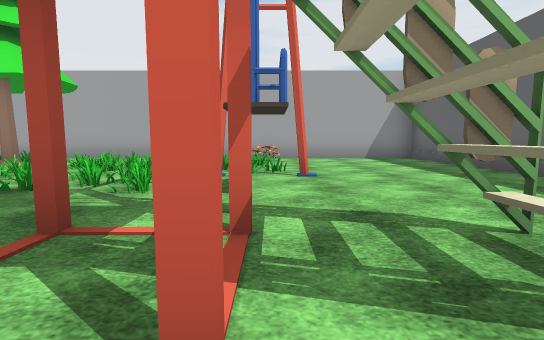
[1] (above)

16 first-person views from a walk through a 3-D level made in the Unity game engine. The camera is 1.2 m above the floor, tilts 6° down and sees 85° across. The floor is counted in squares, 2 m on a side. Each view is taken from the middle of a square. On the plan, view 1 faces up. The plan holds only what a view shows up to about 9 squares ahead; the rest is blank. The place goes on beyond the plan. Some surface patterns are stand-ins.

[2]
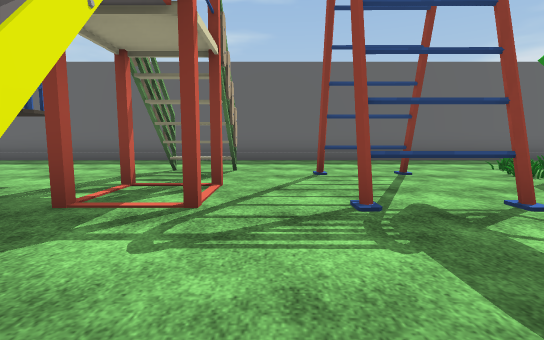

[3]
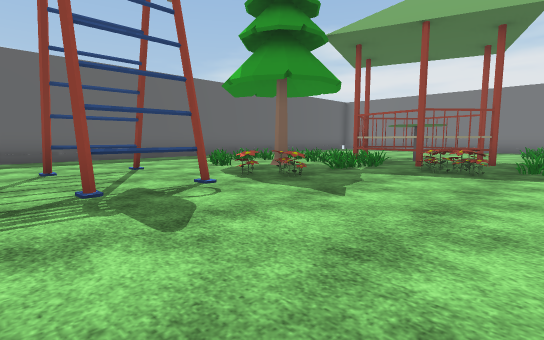

[4]
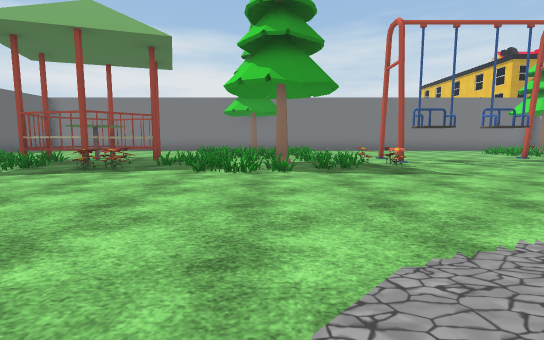

[5]
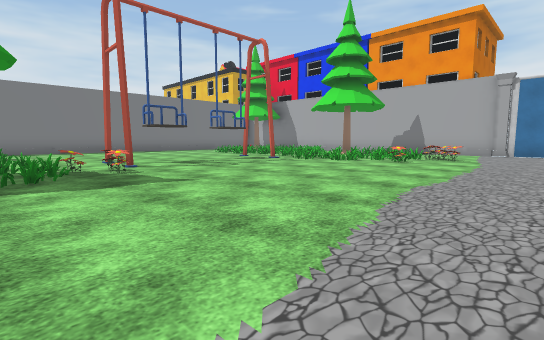

[6]
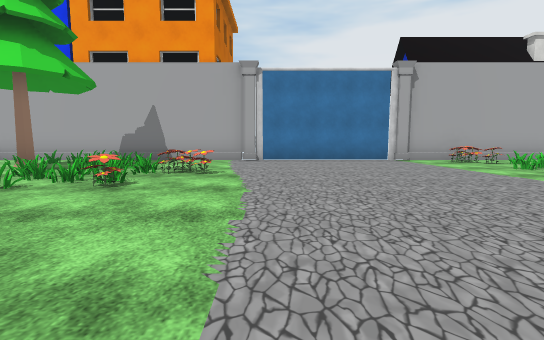

[7]
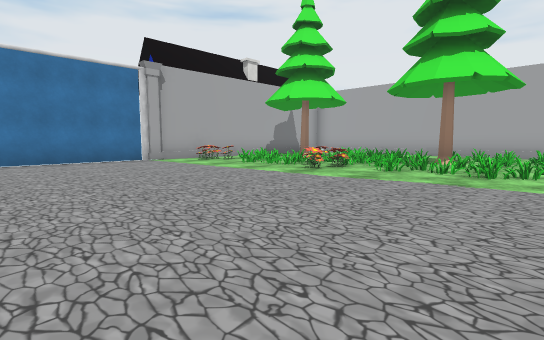

[8]
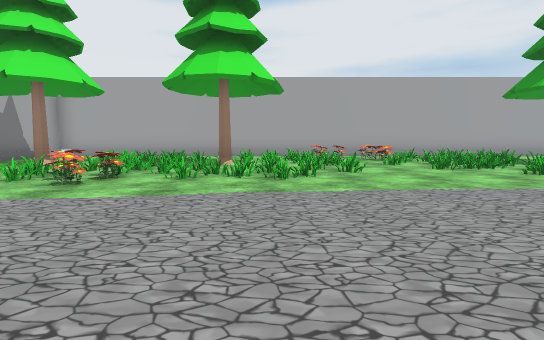

[9]
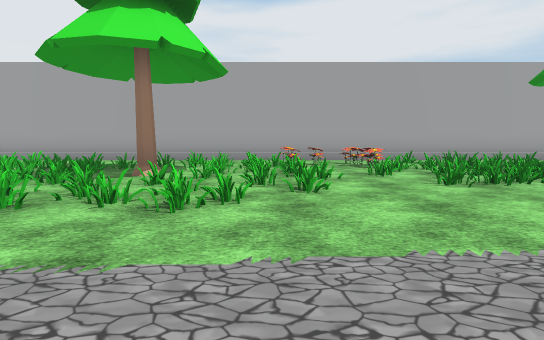

[10]
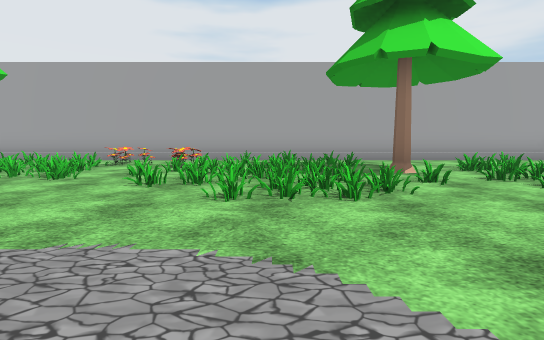

[11]
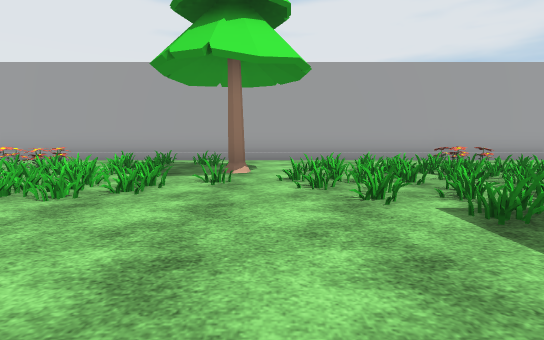

[12]
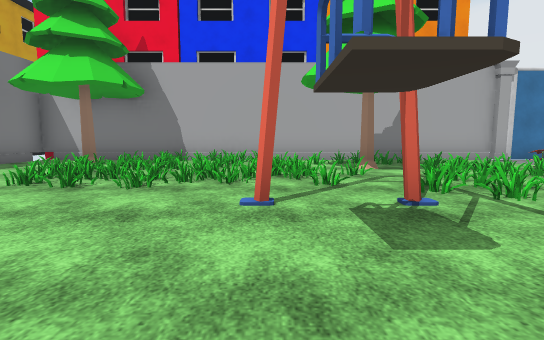

[13]
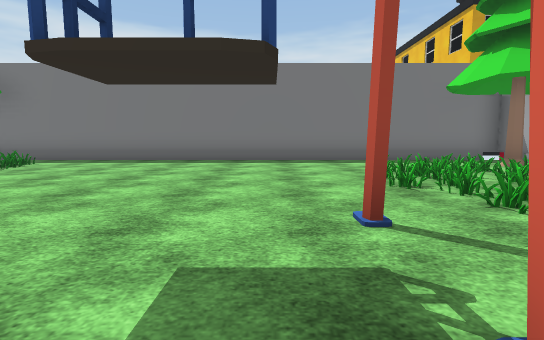

[14]
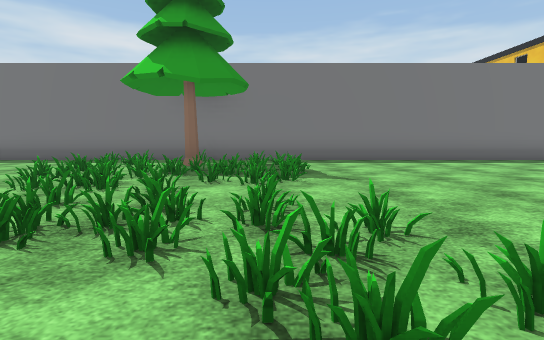

[15]
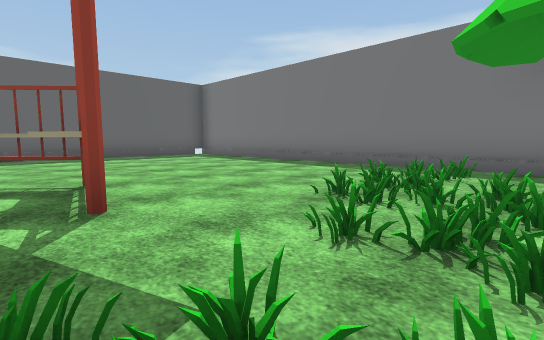

[16]
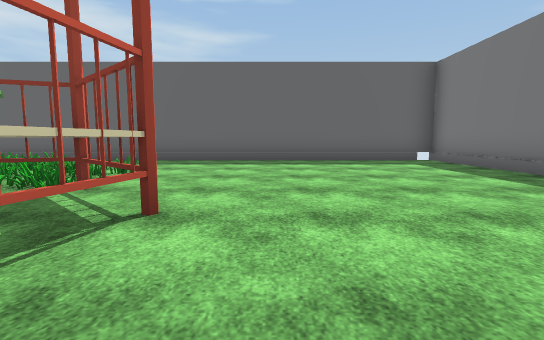

### Floor plan
Key: @ floor where view 1 was taken; # wall or solid block; . floor; = window, fence, low wall or low ledge; ^ raised ledge; T tree; H thing the floor can be seen under or through; F flower; U house; C column; B building; O other object.
Columns run from 21 left of view 1 to 5 right of it. Each row starts with its distance up from view 1.
 10  ########################
  9     .................O....#
  8 U   .....OOO........OO....#
  7 U. ........O..............#
  6 U..T...T.......T..........#
  5 U...O...............#.....#
  4 U...OO....................#
  3 UOO..FF...................#
  2 UC..................###...#
  1 #..........  .  . #.###...#
  0 #.........    . .....@....#
 -1 #...................#.H...#
 -2 #...................#.H...#
 -3 #C..F...............F.....#
 -4 B..OOF.............FO.....#
 -5 B....................T....#
 -6 B................FO..... .#
 -7 B..T.......OF.T..O=^#... .#
 -8 B.....#...........^.^.....#
 -9 B.....#....#........^.....#
-10 B.................#^......#
-11 B.........................#
-12 B  .......................#
-13 B.T.......................#
-14 B..............T..........#
-15 B.........................#
-16 ###########################

Positions as (right, up) in squares from view 1, and headings:
1: (0, 0), facing up
2: (-4, 0), facing right
3: (-5, 0), facing down-right
4: (-7, 0), facing down
5: (-8, -1), facing down-left
6: (-12, -2), facing left
7: (-12, -2), facing up-left
8: (-13, -1), facing up
9: (-12, 1), facing up
10: (-8, 1), facing up
11: (-5, 1), facing up
12: (-12, -9), facing left
13: (-14, -7), facing down
14: (-8, -7), facing down
15: (-6, -9), facing down-right
16: (-4, -11), facing right
